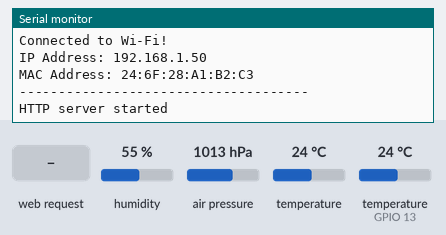
A sketch run on a simulated ESP8266 (NodeMCU). Shown: the last lines printed to the serial monitor. The inputs (shaded band) are chosen by the test bench; at power-on: humidity 55 %, air pressure 1013 hPa, temperature 24 °C, temperature (sensor on GPIO 13) 24 °C. WiFi joins after 1.5 s; servers stay silent unless stated.

Above: at 2.7 s.
2.8 s: HTTP request GET / received
At 4.5 s:
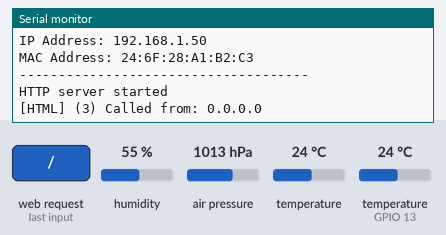
5.2 s: HTTP request GET /metrics received
At 7.5 s:
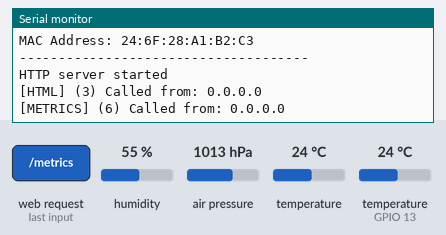

Measured:
- after the input at 2.8 s, the serial monitor: prints a new line after 0.93 s (image 1)
- after the input at 5.2 s, the serial monitor: prints a new line after 0.93 s (image 2)

The sketch:

temp_sensor.ino
```cpp
#include "httpServer.h"
#include "waterTempSensor.h"
#include "airSensor.h"


// WiFi credentials
#define SSID ""
#define PASSWORD ""

// For additional settings
// go to metrics.cpp for:
// - IOT_DEVICE_NAME
// - IOT_WATER_TEMP_SENSOR_NAME
// - IOT_AIR_TEMP_SENSOR_NAME
// go to waterTempSensor.cpp for:
// - ONE_WIRE_BUS

void setup() {
  Serial.begin(115200);

  initAirSensor();
  tempSensorBegin();

  initHttpServer(SSID, PASSWORD);
}

// Loop function
void loop() {
  // Handle client requests
  handleClients();
}
```

airSensor.cpp
```cpp
#include <Wire.h>
#include <SPI.h>
#include <Adafruit_BMP280.h>
#include <Adafruit_AHTX0.h>

Adafruit_BMP280 bmp; // I2C
Adafruit_AHTX0 aht;

sensors_event_t humidity, temp;

void initBMP(){
  unsigned status;

  status = bmp.begin();
  if (!status) {
    Serial.println("Could not find a valid BMP280 sensor, check wiring or try a different address!");
    while (1) delay(10);
  }

  /* Default settings from datasheet. */
  bmp.setSampling(Adafruit_BMP280::MODE_NORMAL,     /* Operating Mode. */
                  Adafruit_BMP280::SAMPLING_X2,     /* Temp. oversampling */
                  Adafruit_BMP280::SAMPLING_X16,    /* Pressure oversampling */
                  Adafruit_BMP280::FILTER_X16,      /* Filtering. */
                  Adafruit_BMP280::STANDBY_MS_500); /* Standby time. */
}

float getAirPressureFloat(){
  return bmp.readPressure();
}


void initAHT(){
  if (! aht.begin()) {
    Serial.println("Could not find AHT? Check wiring");
    while (1) delay(10);
  }
  Serial.println("AHT10 or AHT20 found");
}

void readAHT(){
  aht.getEvent(&humidity, &temp);
}

// Celsius
float getAirTemperatureFloat(){
  readAHT();
  return temp.temperature;
}

// rH
float getAirHumidityFloat(){
  readAHT();
  return humidity.relative_humidity;
}

void initAirSensor(){
  Wire.begin();

  initBMP();
  initAHT();
}
```

airSensor.h
```cpp
#ifndef AIR_SENSOR_H
#define AIR_SENSOR_H

void initAirSensor();

void initBMP();

float getAirPressureFloat();

void initAHT();

// Celsius
float getAirTemperatureFloat();

// % rH
float getAirHumidityFloat();

#endif
```

httpServer.cpp
```cpp
#include <ESP8266WiFi.h>
#include <ESP8266WebServer.h>
#include "waterTempSensor.h"
#include "metrics.h"
#include "airSensor.h"

// Create an instance of the ESP8266 WebServer on port 80
ESP8266WebServer server(80);

void handleClients(){
  server.handleClient();
}

// Handler to serve the HTML page
void handleIndex() {
  String htmlPage = R"(
  <html lang="hu">
  <head>
      <meta charset="UTF-8">
      <meta name="viewport" content="width=device-width, initial-scale=1.0">
      <title>ESP12E Temperature</title>
      <link rel="stylesheet" href="style.css">
  </head>

  <body>
      <div class="temp-container">
          <!-- Water temperature box -->
          <div class="container water-height" onclick="window.location.href = '/';">
              <div class="title-bar water">Víz</div>
              <h1>Hőmérséklete <span class="degree-symbol">(&deg;C)</span></h1>
              <p class="anton-regular">)" + String(getWaterTemperatureFloat()) + R"(</p>
          </div>

          <!-- Air temperature box with additional data -->
          <div class="container air-height" onclick="window.location.href = '/';">
              <div class="title-bar air">Levegő</div>
              <h1>Hőmérséklete <span class="degree-symbol">(&deg;C)</span></h1>
              <p class="anton-regular">)" + String(getAirTemperatureFloat()) + R"(</p>
              <h1>Páratartalom <span class="degree-symbol">(% RH)</span></h1>
              <p class="anton-regular small-value">)" + String(getAirHumidityFloat()) + R"(%</p>
              <h1>Légnyomás <span class="degree-symbol">(hPa)</span></h1>
              <p class="anton-regular small-value">)" + String(getAirPressureFloat() / 100) + R"(</p>
          </div>

          <!-- Weather of Toszeg (Idokep) -->
          <div class="container weather-height" onclick="window.location.href = 'http://www.idokep.hu/idojaras/T%C3%B3szeg';">
              <div class="title-bar weather">Időkép</div>
              <h1>Tószeg jelenlegi időjárása</h1>
          </div>
      </div>
  </body>

  </html>
)";

  Serial.print("[HTML] (" + String(millis()/1000) + ") Called from: ");
  Serial.println(server.client().remoteIP());

  server.send(200, "text/html", htmlPage);
}

// Handler to serve the CSS file
void handleCSS() {
  String css = R"(
  /* General styling */
  body {
      font-family: Arial, sans-serif;
      text-align: center;
      background-color: #f0f0f0;
      margin: 0;
      padding: 10px;
  }

  h1 {
      color: #333;
      font-size: 2em;
      margin-bottom: 10px;
  }

  p {
      font-size: 5em;
      color: #007BFF;
      margin: 0;
  }

  p.small {
      font-size: 2em;
  }

  /* Flexbox container */
  .temp-container {
      display: flex;
      flex-wrap: wrap;
      justify-content: center;
  }

  /* Default container styling */
  div.container {
      padding: 0px;
      background-color: white;
      margin: 20px;
      border-radius: 10px;
      box-shadow: 0 0 10px rgba(0, 0, 0, 0.1);
      max-width: 700px;
      display: inline-block;
      width: 100%;
  }

  /* Separate container for Water and Weather */
  div.container.water-height {
      height: 250px;  /* Standard height for Water and Weather cards */
  }

  div.container.weather-height {
      height: 180px;  /* Standard height for Water and Weather cards */
  }

  /* Taller container for Air card */
  div.container.air-height {
      height: 500px;  /* Taller height for Air card to fit additional data */
  }

  /* Responsive behavior for smaller screens */
  @media (max-width: 768px) {
      div.container {
          max-width: 90%;
          margin: 10px auto;
      }
  }

  /* Style for larger screens */
  @media (min-width: 768px) {
      div.container {
          flex: 1 1 45%; /* Takes up 45% of the screen width on large screens */
          margin: 10px;
      }
  }

  /* Temperature value styling */
  .anton-regular {
      display: inline-block;
      font-family: "Anton", sans-serif;
      font-weight: 800;
      font-style: normal;
      font-size: 5em;
      color: #007BFF;
  }

  .degree-symbol {
      font-size: 0.5em;
      vertical-align: middle;
  }

  /* Smaller value for humidity and pressure */
  p.anton-regular.small-value {
      font-size: 3em;
  }

  /* Title bar for each card */
  .title-bar {
      background-color: #007BFF; /* Default color */
      color: white;
      padding: 10px;
      border-radius: 8px 8px 0 0;
      font-weight: bold;
      text-align: center;
      font-size: 1.5em;
  }

  /* Specific title bar colors */
  .water {
      background-color: #2196F3; /* Blue for water */
  }

  .air {
      background-color: #4CAF50; /* Green for air */
  }

  .weather {
      background-color: #FF9800; /* Orange for weather */
  }
)";

  server.send(200, "text/css", css);
}

void handleMetrics(){
  String metrics = metricsGetSystem();
  metrics += metricsGetCollectedData();

  Serial.print("[METRICS] (" + String(millis()/1000) + ") Called from: ");
  Serial.println(server.client().remoteIP());

  server.send(200, "text/plain", metrics);
}

void defineRoots(){
  server.on("/", handleIndex);
  server.on("/style.css", handleCSS);
  server.on("/metrics", handleMetrics);
}

void initHttpServer(const char* ssid, const char* password){

  Serial.print("Connecting to Wi-Fi...");
  WiFi.begin(ssid, password);

  while(WiFi.status() != WL_CONNECTED){

    Serial.print(".");
    digitalWrite(LED_BUILTIN, HIGH);
    delay(250);
    digitalWrite(LED_BUILTIN, LOW);
    delay(250);

  }

  Serial.println("\n-------------------------------------");
  Serial.println("Connected to Wi-Fi!");
  Serial.print("IP Address: ");
  Serial.println(WiFi.localIP());
  Serial.print("MAC Address: ");
  Serial.println(WiFi.macAddress());
  Serial.println("-------------------------------------");

  defineRoots();

  // Start the server
  server.begin();
  Serial.println("HTTP server started");
}
```

httpServer.h
```cpp
#ifndef HTTP_SERVER_H
#define HTTP_SERVER_H

void handleClients();

void initHttpServer(const char* ssid, const char* password);

void defineRoots();

void handleIndex();

void handleCSS();

#endif
```

metrics.cpp
```cpp
#include <ESP8266WiFi.h>
#include "waterTempSensor.h"
#include "airSensor.h"

#define IOT_DEVICE_NAME "esp-12E-jacuzzy"
#define IOT_WATER_TEMP_SENSOR_NAME "DS18B20"
#define IOT_AIR_TEMP_SENSOR_NAME "AHT20+BMP280"

String getDefaultLabels(){
  String macAddress = WiFi.macAddress();
  String labels = "";
  labels += "name=\"" + String(IOT_DEVICE_NAME) + "\"";
  labels += ", mac_address=\"" + macAddress + "\"";
  labels += ", location=\"kiulo\"";

  return labels;
}

String metricsGetSystem(){
  String labels = getDefaultLabels();

  unsigned long uptime = millis() / 1000;  // Uptime in seconds
  size_t freeHeap = ESP.getFreeHeap();     // Free heap in bytes
  int rssi = WiFi.RSSI();                  // Wi-Fi signal strength in dBm

  String metrics = "# HELP iot_uptime_seconds The uptime of the IoT device in seconds\n";
  metrics += "# TYPE iot_uptime_seconds counter\n";
  metrics += "iot_uptime_seconds{" + labels + "} " + String(uptime) + "\n";

  metrics += "\n# HELP iot_free_heap_bytes The free heap memory in bytes\n";
  metrics += "# TYPE iot_free_heap_bytes gauge\n";
  metrics += "iot_free_heap_bytes{" + labels + "} " + String(freeHeap) + "\n";

  metrics += "\n# HELP iot_wifi_signal_strength_dbm Wi-Fi signal strength in dBm\n";
  metrics += "# TYPE iot_wifi_signal_strength_dbm gauge\n";
  metrics += "iot_wifi_signal_strength_dbm{" + labels + "} " + String(rssi) + "\n";

  return metrics;
}

String metricsGetCollectedData(){
  String labels = getDefaultLabels();
  labels += ", sensor_type=\"" + String(IOT_WATER_TEMP_SENSOR_NAME) + "\"";
  labels += ", measured_object=\"jacuzzi\"";

  // Water temp
  String metrics = "\n# HELP iot_measured_temperature_celsius The measured temperature by the IoT device in Celsius\n";
  metrics += "# TYPE iot_measured_temperature_celsius gauge\n";
  metrics += "iot_measured_temperature_celsius{" + labels + "} " + String(getWaterTemperatureFloat()) + "\n";

  labels = getDefaultLabels();
  labels += ", sensor_type=\"" + String(IOT_AIR_TEMP_SENSOR_NAME) + "\"";
  labels += ", measured_object=\"air\"";

  // Air temp
  metrics += "iot_measured_temperature_celsius{" + labels + "} " + String(getAirTemperatureFloat()) + "\n";

  // Air humidity
  metrics += "\n# HELP iot_measured_relative_humidity The measured relative humidity by the IoT device in percentage\n";
  metrics += "# TYPE iot_measured_relative_humidity gauge\n";
  metrics += "iot_measured_relative_humidity{" + labels + "} " + String(getAirHumidityFloat()) + "\n";

  // Air pressure
  metrics += "\n# HELP iot_measured_pressure The measured pressure by the IoT device in Pa\n";
  metrics += "# TYPE iot_measured_pressure gauge\n";
  metrics += "iot_measured_pressure{" + labels + "} " + String(getAirPressureFloat()) + "\n";

  return metrics;
}
```

metrics.h
```cpp
#ifndef METRICS_H
#define METRICS_H

String getDefaultLabels();

String metricsGetSystem();

String metricsGetCollectedData();

#endif
```

waterTempSensor.cpp
```cpp
#include <OneWire.h>
#include <DallasTemperature.h>

// Pin connected to the DS18B20 data line
#define ONE_WIRE_BUS 13  // GPIO 5 (D1 on ESP-12E)
OneWire oneWire(ONE_WIRE_BUS);
DallasTemperature sensors(&oneWire);

float getWaterTemperatureFloat() {
  sensors.requestTemperatures();
  return sensors.getTempCByIndex(0);
}

String getWaterTemperatureString() {
  sensors.requestTemperatures();
  float tempC = sensors.getTempCByIndex(0);
  if (tempC == DEVICE_DISCONNECTED_C) {
    return "Error: Could not read temperature";
  } else {
    return String(tempC) + " °C";
  }
}

void tempSensorBegin(){
  sensors.begin();
}
```

waterTempSensor.h
```cpp
#ifndef WATER_SENSOR_H
#define WATER_SENSOR_H

float getWaterTemperatureFloat();

String getWaterTemperatureString();

void tempSensorBegin();

# endif
```
